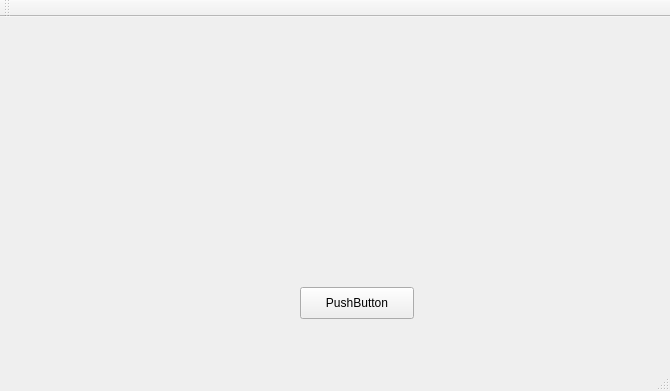
<?xml version="1.0" encoding="UTF-8"?>
<ui version="4.0">
 <class>MainWindow</class>
 <widget class="QMainWindow" name="MainWindow">
  <property name="geometry">
   <rect>
    <x>0</x>
    <y>0</y>
    <width>670</width>
    <height>391</height>
   </rect>
  </property>
  <property name="windowTitle">
   <string>MainWindow</string>
  </property>
  <widget class="QWidget" name="centralWidget">
   <widget class="QPushButton" name="pushButton">
    <property name="geometry">
     <rect>
      <x>300</x>
      <y>270</y>
      <width>114</width>
      <height>32</height>
     </rect>
    </property>
    <property name="text">
     <string>PushButton</string>
    </property>
   </widget>
  </widget>
  <widget class="QMenuBar" name="menuBar">
   <property name="geometry">
    <rect>
     <x>0</x>
     <y>0</y>
     <width>670</width>
     <height>22</height>
    </rect>
   </property>
  </widget>
  <widget class="QToolBar" name="mainToolBar">
   <attribute name="toolBarArea">
    <enum>TopToolBarArea</enum>
   </attribute>
   <attribute name="toolBarBreak">
    <bool>false</bool>
   </attribute>
  </widget>
  <widget class="QStatusBar" name="statusBar"/>
 </widget>
 <layoutdefault spacing="6" margin="11"/>
 <resources/>
 <connections/>
</ui>
